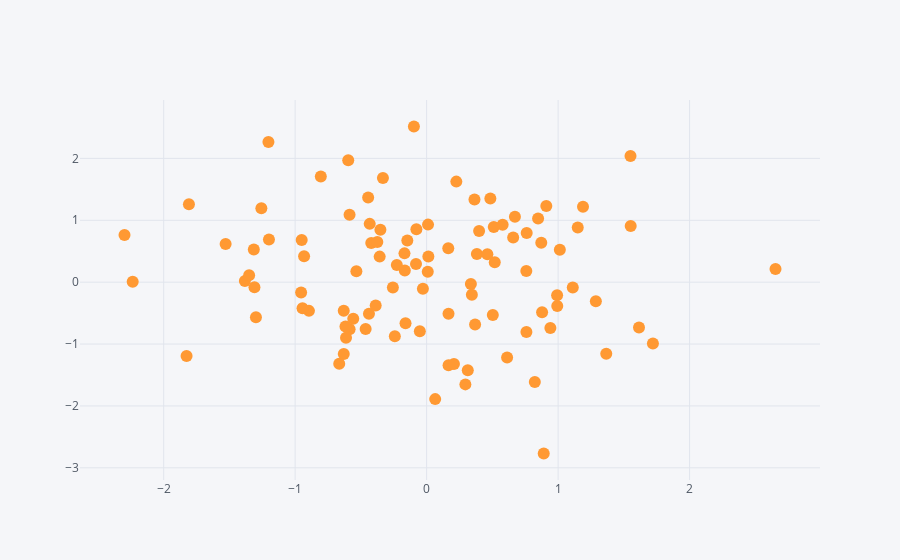

The cell this chart's notebook holds for it:
### Code cell
df1.iplot(kind='scatter',x='A',y='B',mode='markers')
